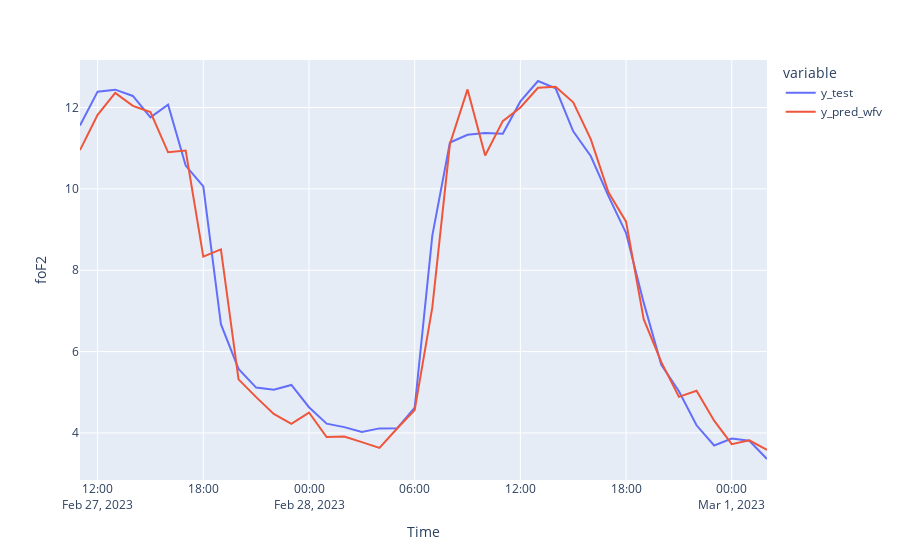

The notebook cell this image was saved under:
### Code cell
df_pred_test= pd.DataFrame({'y_test': y_test, 'y_pred_wfv':y_pred_wfv}, index= y_test.index)
fig = px.line(df_pred_test, labels={"value": "foF2"})
fig.show()
